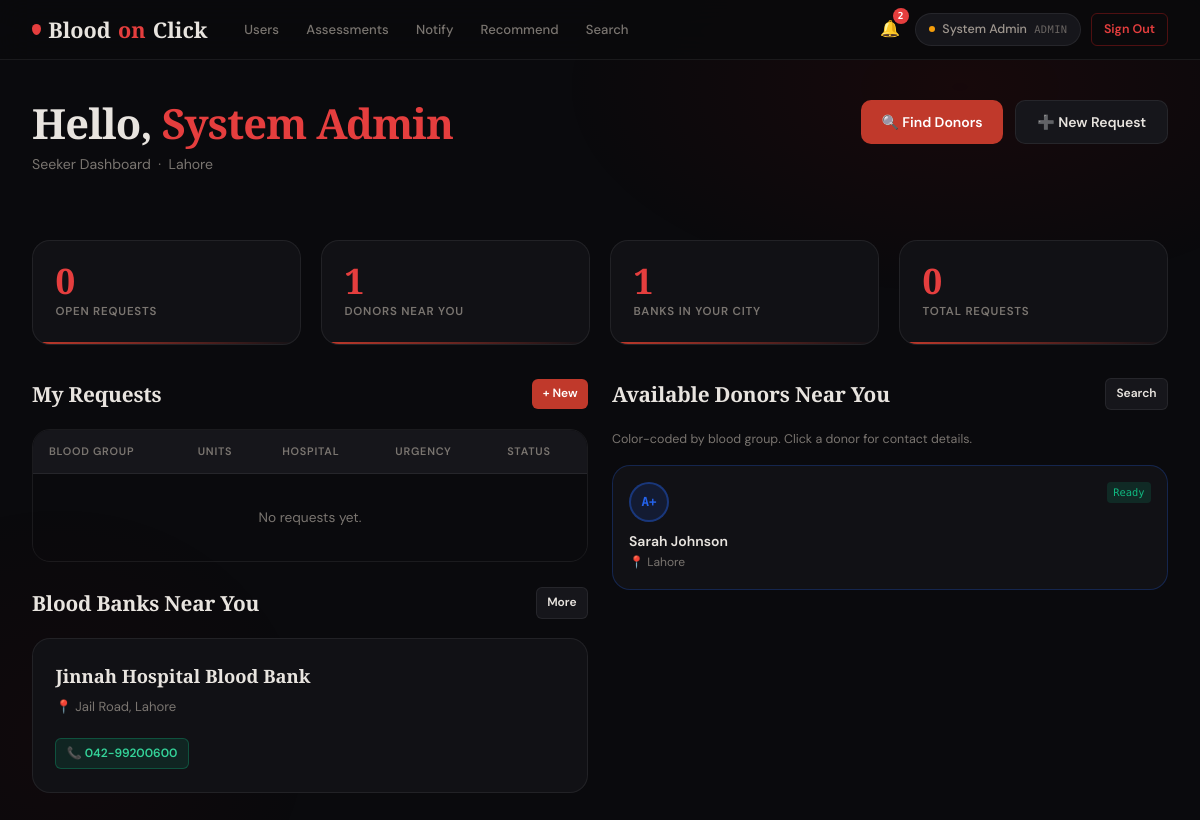
The page /seeker/dashboard.php (signed in) on the database its author committed.
### tables this page shows
CREATE TABLE IF NOT EXISTS users (
    id            INT AUTO_INCREMENT PRIMARY KEY,
    full_name     VARCHAR(150)     NOT NULL,
    age           INT,
    gender        ENUM('Male','Female','Other'),
    blood_group   ENUM('A+','A-','B+','B-','AB+','AB-','O+','O-'),
    contact       VARCHAR(20),
    email         VARCHAR(200)     NOT NULL UNIQUE,
    password      VARCHAR(255)     NOT NULL,
    city          VARCHAR(100),
    latitude      DECIMAL(10,7)    DEFAULT NULL,
    longitude     DECIMAL(10,7)    DEFAULT NULL,
    last_donation_date DATE        DEFAULT NULL,
    role          ENUM('admin','donor','blood_bank','seeker') DEFAULT 'donor',
    is_available  TINYINT(1)       DEFAULT 1,
    profile_photo VARCHAR(255)     DEFAULT NULL,
    created_at    TIMESTAMP        DEFAULT CURRENT_TIMESTAMP,
    updated_at    TIMESTAMP        DEFAULT CURRENT_TIMESTAMP ON UPDATE CURRENT_TIMESTAMP
);

CREATE TABLE IF NOT EXISTS blood_banks (
    id            INT AUTO_INCREMENT PRIMARY KEY,
    user_id       INT              NOT NULL,           
    name          VARCHAR(200)     NOT NULL,
    address       TEXT             NOT NULL,
    city          VARCHAR(100)     NOT NULL,
    latitude      DECIMAL(10,7)    DEFAULT NULL,
    longitude     DECIMAL(10,7)    DEFAULT NULL,
    contact       VARCHAR(20),
    email         VARCHAR(200),
    license_no    VARCHAR(100),
    is_active     TINYINT(1)       DEFAULT 1,
    created_at    TIMESTAMP        DEFAULT CURRENT_TIMESTAMP,
    updated_at    TIMESTAMP        DEFAULT CURRENT_TIMESTAMP ON UPDATE CURRENT_TIMESTAMP,
    FOREIGN KEY (user_id) REFERENCES users(id) ON DELETE CASCADE
);

### config/auth.php (called while the page is built, shortened)
<?php
function bloodGroupColor(string $bg): string {
    $map = [
        'O-'  => '#dc2626', 'O+'  => '#ea580c',
        'A-'  => '#7c3aed', 'A+'  => '#2563eb',
        'B-'  => '#059669', 'B+'  => '#0891b2',
        'AB-' => '#d97706', 'AB+' => '#be185d',
    ];
    return $map[$bg] ?? '#6b7280';
}

### seeker/dashboard.php (the view, shortened to what this page needs)
<?php
require_once '../config/layout.php';
require_once '../config/auth.php';
$db  = getDB();
$uid = $_SESSION['user_id'];
$me  = $db->prepare("SELECT * FROM users WHERE id=?"); $me->execute([$uid]); $me=$me->fetch();
$myRequests = $db->prepare("SELECT * FROM blood_requests WHERE requester_id=? ORDER BY created_at DESC LIMIT 5"); $myRequests->execute([$uid]); $myRequests=$myRequests->fetchAll();
$openCount  = $db->prepare("SELECT COUNT(*) FROM blood_requests WHERE requester_id=? AND status='open'"); $openCount->execute([$uid]); $openCount=$openCount->fetchColumn();
$donors = $db->prepare("SELECT u.full_name,u.blood_group,u.city,u.contact,u.last_donation_date,u.is_available FROM users u WHERE u.role='donor' AND u.city LIKE ? AND u.is_available=1 ORDER BY u.last_donation_date ASC LIMIT 6");
$donors->execute(["%{$me['city']}%"]);
$donors = $donors->fetchAll();
$banks = $db->prepare("SELECT bb.*,u.city FROM blood_banks bb JOIN users u ON bb.user_id=u.id WHERE u.city LIKE ? AND bb.is_active=1");
$banks->execute(["%{$me['city']}%"]);
$banks = $banks->fetchAll();
renderHead('Seeker Dashboard'); ?>
<div class="page animate-in">
  <div style="display:flex;justify-content:space-between;align-items:flex-start;flex-wrap:wrap;gap:1rem;margin-bottom:2rem;">
    <div>
      <h1 class="page-title">Hello, <span><?= htmlspecialchars($me['full_name']) ?></span></h1>
      <p class="page-subtitle">Seeker Dashboard &nbsp;·&nbsp; <?= htmlspecialchars($me['city']) ?></p>
    </div>
    <div style="display:flex;gap:.75rem;">
      <a href="/seeker/search.php" class="btn btn-primary">🔍 Find Donors</a>
      <a href="/seeker/request.php" class="btn btn-secondary">➕ New Request</a>
    </div>
  </div>
  <div class="grid-4 stagger" style="margin-bottom:2rem;">
    <div class="stat-card"><div class="stat-value"><?= $openCount ?></div><div class="stat-label">Open Requests</div></div>
    <div class="stat-card"><div class="stat-value"><?= count($donors) ?></div><div class="stat-label">Donors Near You</div></div>
    <div class="stat-card"><div class="stat-value"><?= count($banks) ?></div><div class="stat-label">Banks in Your City</div></div>
    <div class="stat-card"><div class="stat-value"><?= count($myRequests) ?></div><div class="stat-label">Total Requests</div></div>
  </div>
  <div class="grid-2" style="gap:1.5rem;">
    <div>
      <div class="section-header"><h2 class="section-title">My Requests</h2><a href="/seeker/request.php" class="btn btn-primary btn-sm">+ New</a></div>
      <div class="table-wrapper">
        <table>
          <thead><tr><th>Blood Group</th><th>Units</th><th>Hospital</th><th>Urgency</th><th>Status</th></tr></thead>
          <tbody>
            <?php if(empty($myRequests)): ?>
              <tr><td colspan="5" class="text-center text-muted" style="padding:2rem">No requests yet.</td></tr>
            <?php else: foreach($myRequests as $r): ?>
            <tr>
              <td><?= bloodGroupBadge($r['blood_group']) ?></td>
              <td class="mono"><?= $r['units_needed'] ?></td>
              <td style="font-size:.82rem;"><?= htmlspecialchars($r['hospital_name']??'—') ?></td>
              <td><span class="urgency-badge urgency-<?= $r['urgency'] ?>"><?= ucfirst($r['urgency']) ?></span></td>
              <td><span class="status-badge status-<?= $r['status'] ?>"><?= ucfirst($r['status']) ?></span></td>
            </tr>
            <?php endforeach; endif; ?>
          </tbody>
        </table>
      </div>
      <div style="margin-top:1.5rem;">
        <div class="section-header"><h2 class="section-title">Blood Banks Near You</h2><a href="/search.php" class="btn btn-secondary btn-sm">More</a></div>
        <?php foreach($banks as $b): ?>
        <div class="bank-card" style="margin-bottom:.75rem;">
          <div class="bank-name"><?= htmlspecialchars($b['name']) ?></div>
          <div class="bank-addr">📍 <?= htmlspecialchars($b['address']) ?></div>
          <a href="tel:<?= $b['contact'] ?>" class="btn btn-success btn-sm" style="margin-top:.5rem;">📞 <?= htmlspecialchars($b['contact']) ?></a>
        </div>
        <?php endforeach; ?>
      </div>
    </div>
    <div>
      <div class="section-header"><h2 class="section-title">Available Donors Near You</h2><a href="/seeker/search.php" class="btn btn-secondary btn-sm">Search</a></div>
      <p style="font-size:.78rem;color:var(--text-muted);margin-bottom:1rem;">Color-coded by blood group. Click a donor for contact details.</p>
      <div class="grid-auto">
        <?php foreach($donors as $d):
          $color = bloodGroupColor($d['blood_group']);
          $canDonate = !$d['last_donation_date'] || date('Y-m-d', strtotime($d['last_donation_date'].' +90 days')) <= date('Y-m-d');
        ?>
        <div onclick="this.nextElementSibling.classList.toggle('hidden')" style="background:var(--bg-card);border:1px solid <?= $color ?>44;border-radius:var(--radius-lg);padding:1rem;cursor:pointer;transition:all var(--t);" onmouseover="this.style.borderColor='<?= $color ?>'" onmouseout="this.style.borderColor='<?= $color ?>44'">
          <div style="display:flex;justify-content:space-between;align-items:flex-start;margin-bottom:.5rem;">
            <div style="width:40px;height:40px;border-radius:50%;background:<?= $color ?>22;border:2px solid <?= $color ?>66;display:flex;align-items:center;justify-content:center;font-family:var(--font-mono);font-size:.78rem;font-weight:600;color:<?= $color ?>;">
              <?= $d['blood_group'] ?>
            </div>
            <span style="font-size:.65rem;background:<?= $canDonate?'rgba(16,185,129,.15)':'rgba(234,88,12,.12)' ?>;color:<?= $canDonate?'#10b981':'#fb923c' ?>;border-radius:4px;padding:.1rem .4rem;font-family:var(--font-mono);">
              <?= $canDonate?'Ready':'Cooldown' ?>
            </span>
          </div>
          <div style="font-weight:600;font-size:.875rem;"><?= htmlspecialchars($d['full_name']) ?></div>
          <div style="font-size:.75rem;color:var(--text-muted);">📍 <?= htmlspecialchars($d['city']) ?></div>
        </div>
        <?php endforeach; ?>
      </div>
    </div>
  </div>
</div>
</body></html>

### rows shown on the page
users: full_name "System Admin", city "Lahore"
blood_banks: name "Jinnah Hospital Blood Bank", address "Jail Road, Lahore", contact "042-99200600"
users: blood_group "A+", last_donation_date "Ready", full_name "Sarah Johnson", city "Lahore"

### other values the page prints
$unread "2"
$name "System Admin"
$roleLabel "ADMIN"
$openCount "0"
count($donors) "1"
count($banks) "1"
count($myRequests) "0"
